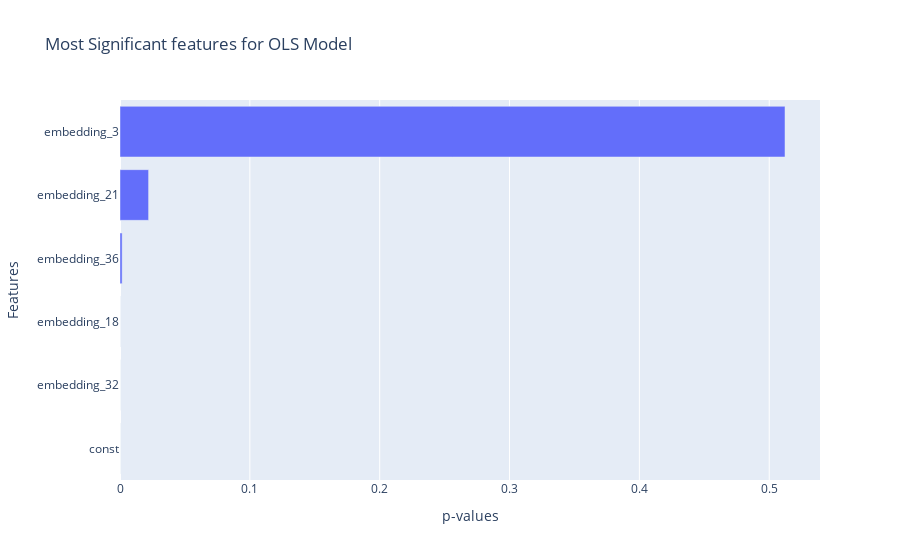

Write notebook code for a chart like this one.
### Code cell
pvalues = lm.pvalues
imp_pvalues = pvalues.nsmallest(16)

fig = go.Figure(data=[go.Bar(y=imp_pvalues.index, x=imp_pvalues, orientation="h")])
fig.update_layout(
    xaxis_title="p-values",
    yaxis_title="Features",
    title="Most Significant features for OLS Model",
)

fig.show()
# fig.update_layout(barmode='horizontal')

### Figure 1 — Plotly figure (JSON) as saved in the notebook; plotly's stock layout.template omitted (floating-point values rounded to 4 significant figures)
{"data": [{"orientation": "h", "type": "bar", "x": [3.524e-35, 2.628e-28, 2.029e-05, 0.001644, 0.02202, 0.5121], "y": ["const", "embedding_32", "embedding_18", "embedding_36", "embedding_21", "embedding_3"]}], "layout": {"title": {"text": "Most Significant features for OLS Model"}, "xaxis": {"title": {"text": "p-values"}}, "yaxis": {"title": {"text": "Features"}}}}
